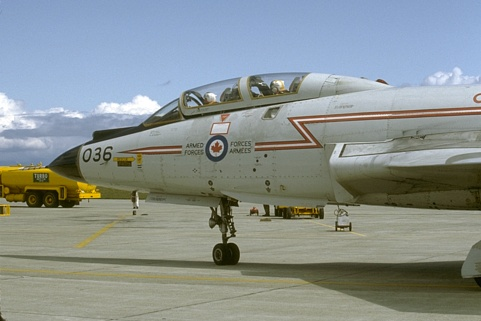
#> input picture canny1.jpg, 481 x 321 px
$ python canny.py   (older library calls are emulated)
#> lines starting #> are read from the running program, lines starting #| are printed output that depends on the picture; after the words box and inside, x2 and y2 are one past the last pixel; in counts of white or black regions, pixels touching at a corner belong together
# Michael Harris
# CAP 4453 - Robot Vision - Spring 2019
# PA1 - Canny Edge Detection

# RESULTS: the effect of the sigma chosen on the image when performing canny edge detection is
# important, if the image is too noisy then false edges will be picked up and edge detection will
# not be reliable. for noisy images, a sigma of two or three is ideal. for these images, I used
# a sigma of one since there was very little noise and a light smoothing was all that was needed
# for reliable detection of edges. with a sigma of 2, the gradient images felt a little too blurry
# and there was no clear advantage. this could be due to some inherent tolerance for noise in the
# canny algorithm, by using derivatives, localization and double thresholding to remove streaking.


import numpy as np
from scipy.ndimage.filters import convolve, convolve1d
from scipy.misc import imread, imshow
from matplotlib import pyplot as plot
from math import ceil, sqrt, pi

# return a 1-dimensional array representation of a gaussian distribution, based on sigma
def Gaussian1(o):
    # rule of thumb is a window size of 6 sigma...
    len = int(ceil(float(o) * 6))

    # .. +1
    if (len % 2 == 0):
        len += 1

    # find the index location of 0
    cen = int(len/2)

    # need 2*cen elements, +1 to account for 0
    x = np.arange(-cen, cen + 1)

    # here's where the 1D Gaussian magic happens, store in result
    result = np.exp(-(x**2)/(2*o**2))

    # normalize so total === 1
    result /= np.sum(result)
    return result


# open images
im_1 = imread("canny1.jpg", mode="L")
#> im_1: shape (321, 481); min 5, max 255, mean 142.5
im_1 = np.array(im_1, dtype=float)
im_2 = imread("canny2.jpg", mode="L")
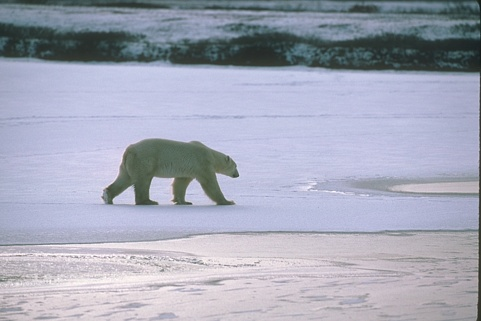
#> input picture canny2.jpg, 481 x 321 px
#> im_2: shape (321, 481); min 26, max 254, mean 168.4
im_2 = np.array(im_2, dtype=float)

# prepare images to show gradient magnitude
im_gm_1 = im_1.copy() #gradient magnitude using central differences
im_gm_2 = im_2.copy() #gradient magnitude using central differences

im_1_orig = im_1.copy()
im_2_orig = im_2.copy()

# create 1d gaussian kernel with sigma of 1
k = Gaussian1(1)

# do each 1 dimensional gaussian filter
convolve1d(im_1, k, -1, im_1)
convolve1d(im_1, k, 0, im_1)
convolve1d(im_2, k, -1, im_2)
convolve1d(im_2, k, 0, im_2)

# sobel filtering of blurred images to obtain gradient images
im_1_x = convolve(im_1, [[-1, 0, 1], [-2, 0, 2], [-1, 0, 1]])
im_1_y = convolve(im_1, [[-1, -2, -1], [0, 0, 0], [1, 2, 1]])
im_2_x = convolve(im_2, [[-1, 0, 1], [-2, 0, 2], [-1, 0, 1]])
im_2_y = convolve(im_2, [[-1, -2, -1], [0, 0, 0], [1, 2, 1]])

# gradient magnitudes
for y in range(0,im_1.shape[0]):
    for x in range(0,im_1.shape[1]):
        im_gm_1[y][x] = sqrt(pow(im_1_x[y][x],2) + pow(im_1_y[y][x],2))
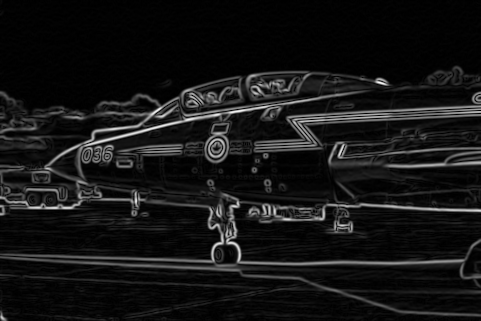
#> im_gm_1: shape (321, 481) float64; min 0.033, max 389.7, mean 32.5; drawn with min black and max white

for y in range(0,im_2.shape[0]):
    for x in range(0,im_2.shape[1]):
        im_gm_2[y][x] = sqrt(pow(im_2_x[y][x],2) + pow(im_2_y[y][x],2))
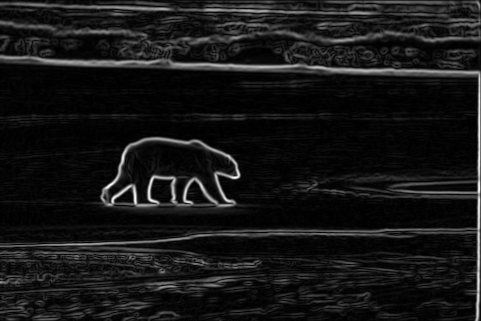
#> im_gm_2: shape (321, 481) float64; min 0.016, max 336.3, mean 30; drawn with min black and max white

# gradient orientation
o1 = np.arctan2(im_1_y, im_1_x)
o2 = np.arctan2(im_2_y, im_2_x)

# quantize gradient orientation for suppression
o1_d = (np.round(o1 * (5.0 / pi)) + 5) % 5
o2_d = (np.round(o2 * (5.0 / pi)) + 5) % 5

# suppression
im_1_sup = im_gm_1.copy()
im_2_sup = im_gm_2.copy()

# loop through image, mark edges as suppressed. if gradient responses
# at r and p are smaller than q, q is an edge
for y in range(im_1.shape[0]):
	for x in range(im_1.shape[1]):
		# edge, mark as non-max and skip loop iteration
		if y == 0 or (y == im_1.shape[0] - 1) or x == 0 or (x == im_1.shape[1] - 1):
			im_1_sup[y][x] = 0
			continue

		# get direction and suppress if needed
		direction = o1_d[y][x] % 4
		if direction == 0: # horizontal (x-dir)
			if im_gm_1[y][x] <= im_gm_1[y][x-1] or im_gm_1[y][x] <= im_gm_1[y][x+1]:
				im_1_sup[y][x] = 0
		if direction == 1: # positive slope
			if im_gm_1[y][x] <= im_gm_1[y-1][x+1] or im_gm_1[y][x] <= im_gm_1[y+1][x-1]:
				im_1_sup[y][x] = 0
		if direction == 2: # vertical (y-dir)
			if im_gm_1[y][x] <= im_gm_1[y-1][x] or im_gm_1[y][x] <= im_gm_1[y+1][x]:
				im_1_sup[y][x] = 0
		if direction == 3: # negative slope
			if im_gm_1[y][x] <= im_gm_1[y-1][x-1] or im_gm_1[y][x] <= im_gm_1[y+1][x+1]:
				im_1_sup[y][x] = 0

for y in range(im_2.shape[0]):
	for x in range(im_2.shape[1]):
		# edge, mark as non-max and skip loop iteration
		if y == 0 or (y == im_2.shape[0] - 1) or x == 0 or (x == im_2.shape[1] - 1):
			im_2_sup[y][x] = 0
			continue

		direction = o2_d[y][x] % 4
		if direction == 0: # horizontal (x-dir)
			if im_gm_2[y][x] <= im_gm_2[y][x-1] or im_gm_2[y][x] <= im_gm_2[y][x+1]:
				im_2_sup[y][x] = 0
		if direction == 1: # positive slope
			if im_gm_2[y][x] <= im_gm_2[y-1][x+1] or im_gm_2[y][x] <= im_gm_2[y+1][x-1]:
				im_2_sup[y][x] = 0
		if direction == 2: # vertical (y-dir)
			if im_gm_2[y][x] <= im_gm_2[y-1][x] or im_gm_2[y][x] <= im_gm_2[y+1][x]:
				im_2_sup[y][x] = 0
		if direction == 3: # negative slope
			if im_gm_2[y][x] <= im_gm_2[y-1][x-1] or im_gm_2[y][x] <= im_gm_2[y+1][x+1]:
				im_2_sup[y][x] = 0

# thresholds, cut off below these. using a value of 2x instead of 1.5 as reccomended in the slides
threshold1_upper = im_1_sup > 80
#> threshold1_upper: shape (321, 481) bool; 4.2% white in thin lines or dots, all inside (x1, y1, x2, y2) = (1, 67, 480, 320)
threshold1_lower = im_1_sup > 40

threshold2_upper = im_2_sup > 80
#> threshold2_upper: shape (321, 481) bool; 3.6% white in thin lines or dots
threshold2_lower = im_2_sup > 40
#> threshold2_lower: shape (321, 481) bool; 7.5% white in thin lines or dots

# 2 tiers of edges within thresholds
weights1 = np.array(threshold1_upper, dtype=np.uint8) + threshold1_lower
weights2 = np.array(threshold2_upper, dtype=np.uint8) + threshold2_lower

# hystersis, remove non-edge points that are not connected to a strong edge
edges = threshold1_upper.copy()
pixels = []
for y in range(1, im_1.shape[0]-1):
	for x in range(1, im_1.shape[1]-1):
		# not weak, skip iteration
		if weights1[y][x] != 1:
			continue

		# get window, find max, add to edges if strong pixel (===2)
		window = weights1[y-1:y+2,x-1:x+2]

		max = window.max()

		if max == 2:
			pixels.append((y, x))
			edges[y][x] = 1
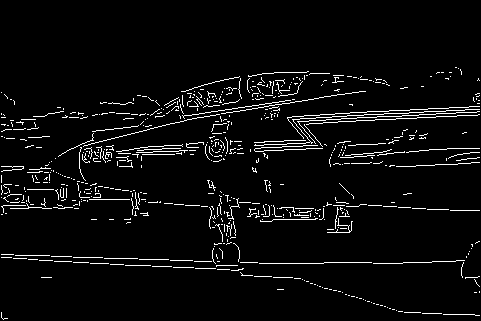
#> edges: shape (321, 481) bool; 4.5% white in thin lines or dots, all inside (x1, y1, x2, y2) = (1, 67, 480, 320)
#> after the loop, pixels = 350 pairs, first value 71 to 318, second value 1 to 479

# extend edges if nearby strong pixel
while len(pixels) > 0:
	pixels2 = []
	for y, x in pixels:
		for dY in range(-2, 2):
			for dX in range(-2, 2):
				# checking position with itself so skip it
				if dY == 0 and dX == 0:
					continue

				# check nearby positions, gather coords
				y_ = y+dY
				x_ = x+dX

				# weak pixel, not connected to a strong edge
				if weights1[y_, x_] == 1 and edges[y_, x_] == 0:
					# add it to the final image
					pixels2.append((y_, x_))
					edges[y_, x_] = 1

    # prepare for next loop
	pixels = pixels2
#> this loop made 69 passes
#> pixels on passes 22, 26, 27, 28, 29, 30, 31, 32, 33, 34, 35: [(83, 225), (191, 433), (197, 284), (292, 431), (292, 430)], [(83, 229), (191, 437), (197, 276), (197, 277)], [(83, 230), (191, 438), (197, 274), (197, 275)], [(81, 231), (83, 231), (191, 439)], [(81, 232), (191, 440)], [(81, 233), (191, 441)], [(81, 234), (191, 442)], [(80, 235), (191, 443)], [(191, 444)], [(191, 445)], [(191, 446)]
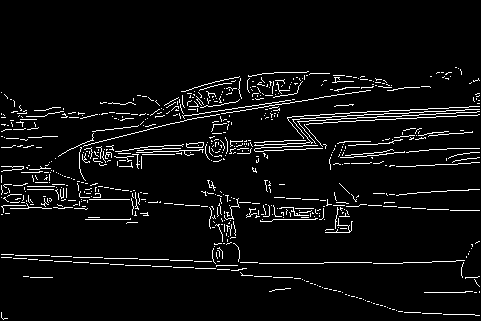
#> edges: shape (321, 481) bool; 5.2% white in thin lines or dots, all inside (x1, y1, x2, y2) = (1, 67, 480, 320)


# hystersis, remove non-edge points that are not connected to a strong edge
edges2 = threshold2_upper.copy()
pixels = []
for y in range(1, im_2.shape[0]-1):
	for x in range(1, im_2.shape[1]-1):
		# not weak, skip iteration
		if weights2[y][x] != 1:
			continue

		# get window, find max, add to edges if strong pixel (===2)
		window = weights2[y-1:y+2,x-1:x+2]

		max = window.max()

		if max == 2:
			pixels.append((y, x))
			edges2[y][x] = 1
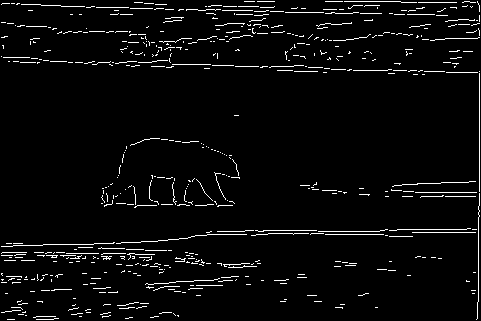
#> edges2: shape (321, 481) bool; 3.9% white in thin lines or dots
#> after the loop, pixels = 557 pairs, first value 1 to 319, second value 1 to 479

# extend edges if nearby strong pixel
while len(pixels) > 0:
	pixels2 = []
	for y, x in pixels:
		for dY in range(-2, 2):
			for dX in range(-2, 2):
				# checking position with itself so skip it
				if dY == 0 and dX == 0:
					continue

				# check nearby positions, gather coords
				y_ = y+dY
				x_ = x+dX

				# weak pixel, not connected to a strong edge
				if weights2[y_, x_] == 1 and edges2[y_, x_] == 0:
					# add it to the final image
					pixels2.append((y_, x_))
					edges2[y_, x_] = 1

    # prepare for next loop
	pixels = pixels2
#> this loop made 35 passes
#> pixels on passes 22, 24, 25, 26, 27, 28, 29, 30, 31, 32, 33, 34: [(16, 323), (19, 323), (19, 322), (20, 403), (299, 365)], [(18, 318), (21, 399), (21, 400), (297, 367)], [(18, 316), (18, 317), (22, 397), (22, 398), (297, 368)], [(18, 314), (18, 315), (22, 396)], [(18, 312), (18, 313), (21, 394)], [(18, 310), (18, 311), (21, 392), (21, 393)], [(18, 308), (18, 309), (21, 391), (22, 390)], [(18, 307), (22, 389), (22, 388)], [(22, 387), (22, 386)], [(22, 385), (22, 384)], [(22, 383), (22, 382)], [(22, 381), (22, 380)]
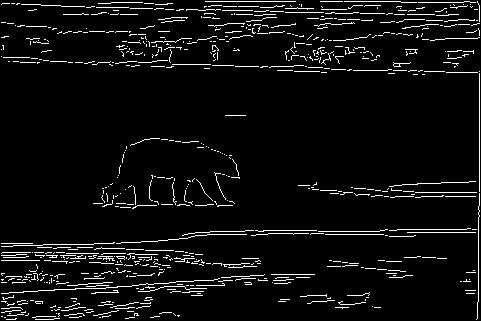
#> edges2: shape (321, 481) bool; 5.5% white in thin lines or dots


# images
plot.subplot(441),plot.imshow(im_1_orig, cmap='gray'),plot.title('1')
plot.xticks([]), plot.yticks([]) #remove x and y values from each 'graph'
plot.subplot(442),plot.imshow(im_1, cmap='gray'),plot.title('1sig gaussian')
plot.xticks([]), plot.yticks([])
plot.subplot(443),plot.imshow(im_1_x, cmap='gray'),plot.title('x gradient')
plot.xticks([]), plot.yticks([])
plot.subplot(444),plot.imshow(im_1_y, cmap='gray'),plot.title('y gradient')
plot.xticks([]), plot.yticks([])
plot.subplot(446),plot.imshow(im_gm_1, cmap='gray'),plot.title('grad magnitude')
plot.xticks([]), plot.yticks([])
plot.subplot(447),plot.imshow(o1, cmap='gray'),plot.title('grad angle (arctan)')
plot.xticks([]), plot.yticks([])
plot.subplot(448),plot.imshow(edges, cmap='gray'),plot.title('canny')
plot.xticks([]), plot.yticks([]) #remove x and y values from each 'graph'
#
plot.subplot(4,4,9),plot.imshow(im_2_orig, cmap='gray'),plot.title('2')
plot.xticks([]), plot.yticks([]) #remove x and y values from each 'graph'
plot.subplot(4,4,10),plot.imshow(im_2, cmap='gray'),plot.title('3sig gaussian')
plot.xticks([]), plot.yticks([])
plot.subplot(4,4,11),plot.imshow(im_2_x, cmap='gray'),plot.title('x gradient')
plot.xticks([]), plot.yticks([])
plot.subplot(4,4,12),plot.imshow(im_2_y, cmap='gray'),plot.title('y gradient')
plot.xticks([]), plot.yticks([])
plot.subplot(4,4,14),plot.imshow(im_gm_2, cmap='gray'),plot.title('grad magnitude')
plot.xticks([]), plot.yticks([])
plot.subplot(4,4,15),plot.imshow(o2, cmap='gray'),plot.title('grad angle (arctan)')
plot.xticks([]), plot.yticks([])
plot.subplot(4,4,16),plot.imshow(edges2, cmap='gray'),plot.title('canny')
plot.xticks([]), plot.yticks([]) #remove x and y values from each 'graph'

# show
plot.show()
